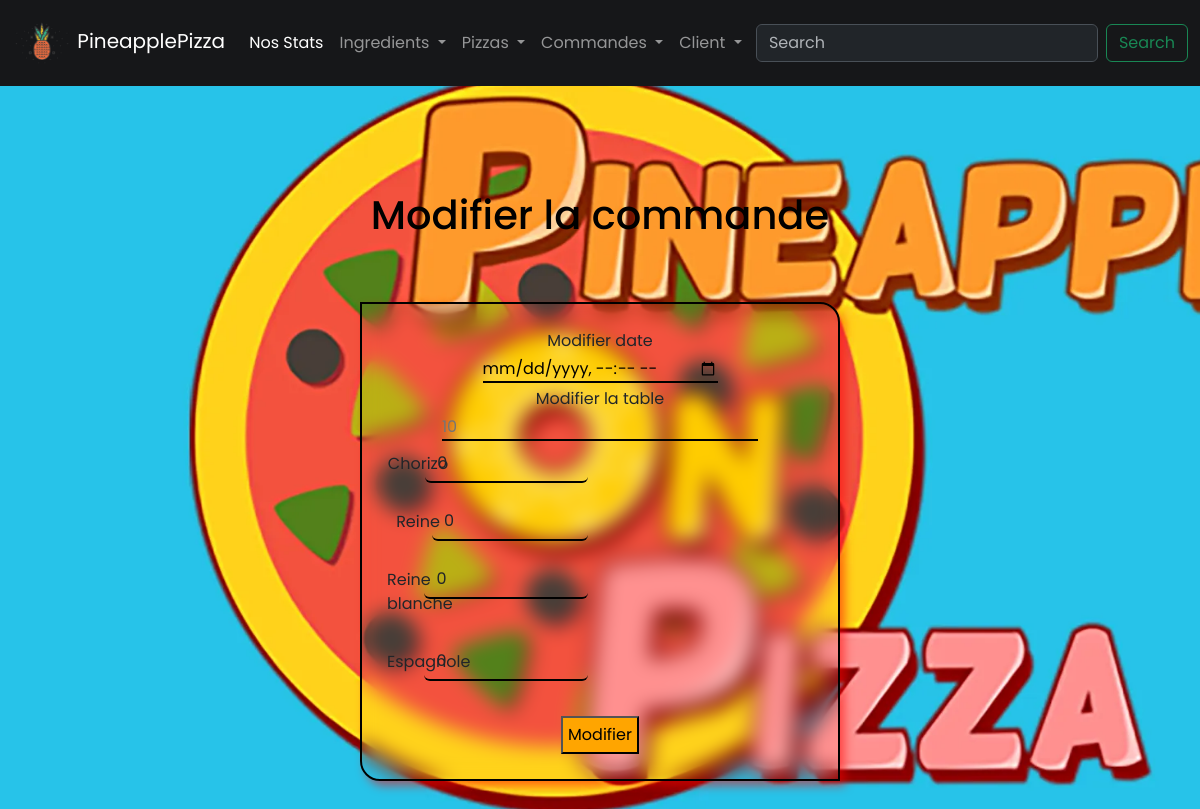
/commandemodifier.php?id=39, run on the app's committed database.
### tables this page shows
CREATE TABLE `commande` (
  `id` int(11) NOT NULL,
  `dateCommande` datetime NOT NULL,
  `tableCommande` int(11) DEFAULT NULL,
  `id_client` int(11) DEFAULT NULL
);

CREATE TABLE `pizza` (
  `id` int(11) NOT NULL,
  `nom` varchar(50) DEFAULT NULL,
  `prix` decimal(10,2) DEFAULT NULL
);

### www/classes/DB.php (called while the page is built)
<?php
class DB
{
    private static $host = 'db';
    private static $dbName = 'pizzeriadb';
    private static $user = 'pizzeriadb';
    private static $password = 'pizzeriadb';
    private static $connection = null;
    public static function getConnection() {
        if (self::$connection === null) {
            try {
                self::$connection = new PDO('mysql:host=' . self::$host . ';dbname=' . self::$dbName, self::$user, self::$password);
            } catch (PDOException $e) {
                die("Erreur de connexion à la base de données : " . $e->getMessage());
            }
        }
        return self::$connection;
    }
}

### www/classes/Commande.php (called while the page is built, shortened)
<?php
class Commande{
    private $date;
    private $table;
    public static function find($id){
        $stmt = DB::getConnection()->prepare("SELECT * FROM commande WHERE id=:id");
        $stmt->execute([
            ':id'=> $id
        ]);
        $row = $stmt->fetch(PDO::FETCH_ASSOC);
        $commande = new Commande($row['dateCommande'], $row['tableCommande'],$row['id_client']);
        $commande->id = $row['id'];
        return $commande;
    }
    public function getDate(){
        return $this->date;
    }
    public function setDate($value){
        $this->date = $value;
    }
    public function getTable(){
        return $this->table;
    }
    public function setTable($value){
        $this->table = $value;
    }
}

### www/classes/Pizza.php (called while the page is built, shortened)
<?php
class Pizza{
    private $id;
    private $nom;
    public static function findAll() {
        $stmt = DB::getConnection()->query("SELECT * FROM pizza");
        $lesPizzas = [];
        while ($row = $stmt->fetch(PDO::FETCH_ASSOC)) {
            $pizza = new Pizza($row['nom'], $row['prix']);
            $pizza->id = $row['id'];
            $lesPizzas[] = $pizza;
        }
        return $lesPizzas;
    }
    public function getId(){
        return $this->id;
    }
    public function getNom(){
        return $this->nom;
    }
    public function setNom($value){
        $this->nom = $value;
    }
}

### www/commandemodifier.php (the view, shortened to what this page needs)
<?php include("includes/top.php");?>
<?php
    $id = $_GET['id'];
    $commande = Commande::find($id);
?>
   <div class="ajouteringredient">
       <h1>Modifier la commande</h1>
       <form class="form" action="fonctions/fcommandemodifier.php" method="POST">
            <label for="date">Modifier date</label>
            <input type="datetime-local" name="date" placeholder="<?php echo($commande->getDate());?>">
            <label for="table">Modifier la table</label>
            <input type="text" name="table" placeholder="<?php echo($commande->getTable());?>">
            <?php $lesPizzas=Pizza::findAll();
        foreach ($lesPizzas as $pizza) {
            $nombre=0;
            ?>
            <div class="mb-3 row">
                <label for="cours<?php echo($pizza->getId())?>" class="col-sm-1 col-form-label"><?php echo($pizza->getNom())?></label>
                <div class="col-sm-5">
                    <input type="text" class="form-control" name="nombre<?php echo($pizza->getId())?>" value=<?php echo($nombre);?> />
                </div>
            </div>
                <?php }?>
            <button class="buttonsubmit" type="submit">Modifier</button>
        </form>
    </div>
<?php include("includes/bottom.php");?>

### www/style.css (style rules this page uses)
* { margin: 0; padding: 0; box-sizing: border-box; font-family: 'Poppins', sans-serif; }
body { background-color: lightgrey; background-image: url(pineapple.webp); background-size: cover; background-repeat: no-repeat; }
h1 { color: black; }
.ajouteringredient { display: flex; flex-direction: column; justify-content: center; align-items: center; gap: 5px; overflow: auto; height: 800px; }
.form { display: flex; border: solid 2px black; flex-direction: column; justify-content: center; align-items: center; flex-wrap: wrap; padding: 25px; width: 40%; height: auto; margin-top: 50px; gap: 4px; border-bottom-left-radius: 20px; border-top-right-radius: 20px; background: transparent; backdrop-filter: blur(10px); box-shadow: 5px 5px 10px rgba(255, 0, 0, 0.5); }
.buttonsubmit { margin-top: 15px; background-color: orange; color: black; transition: transform 0.5s ease; padding: 5px; }
.form input { background:transparent; border: none; border-bottom: solid 2px black; outline: none; }

### data on the page
commande: table "10"
pizza: nom "Chorizo", value "0"
pizza: nom "Reine", value "0"
pizza: nom "Reine blanche", value "0"
pizza: nom "Espagnole", value "0"
